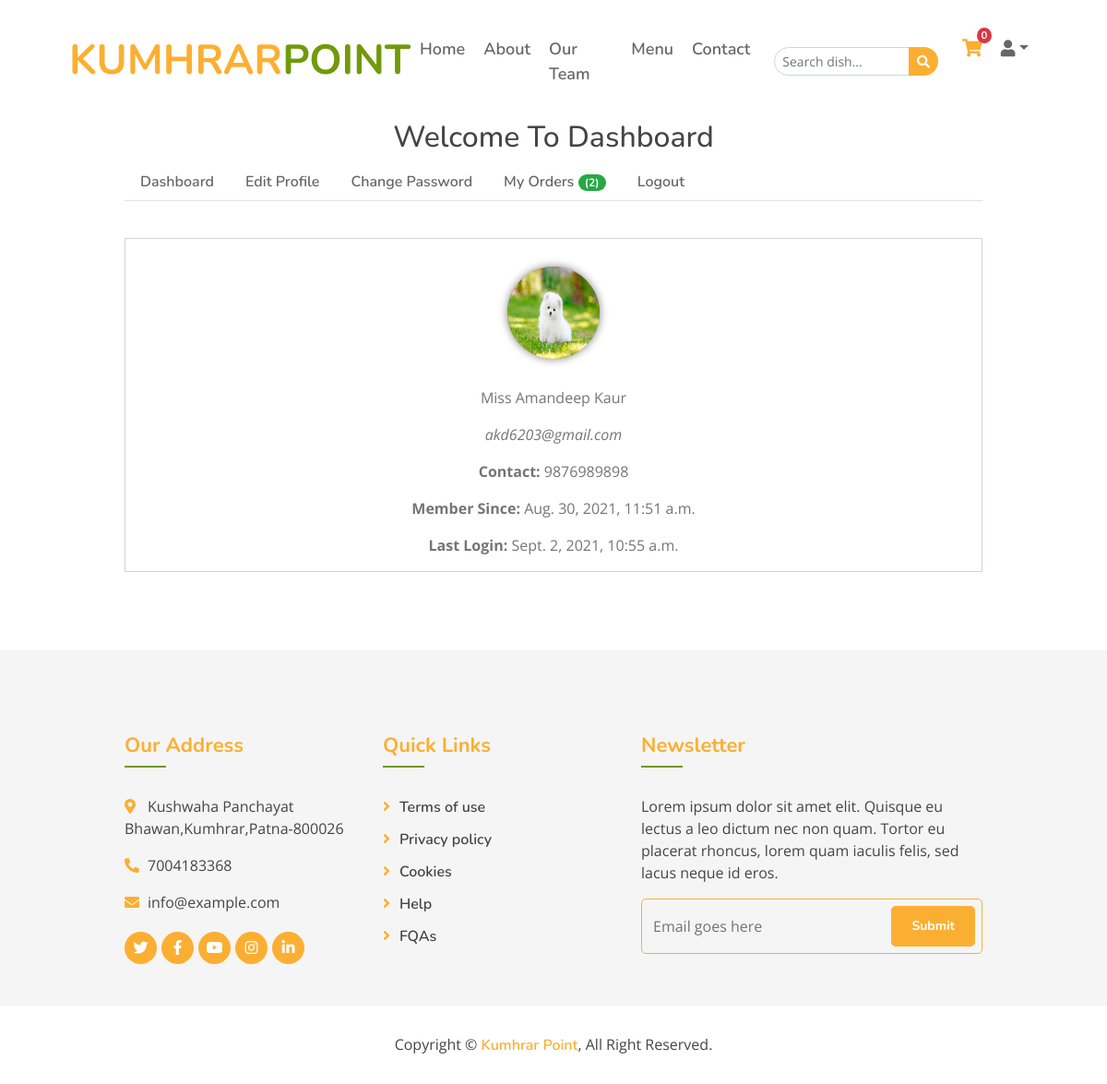
The app's page /dashboard/ (signed in) with its own data.
### myapp/models.py (models this page shows, shortened)
class Profile(models.Model):
    user = models.OneToOneField(User, on_delete=models.CASCADE)
    profile_pic = models.ImageField(upload_to='profiles/%Y/%m/%d', null=True, blank=True)
    contact_number = models.CharField(max_length=15, null=True, blank=True)
    address = models.TextField(blank=True)
    updated_on = models.DateTimeField(auto_now=True)
    class Meta:
        verbose_name_plural="Profile Table"

### myapp/views.py (the view, shortened to what this page needs)
# urls.py: path('dashboard/', views.dashboard, name='dashboard'),
def dashboard(request):
    context={}
    login_user = get_object_or_404(User, id = request.user.id)
    profile, created = Profile.objects.get_or_create(user=request.user)
    context['profile'] = profile
    orders = Order.objects.filter(customer__user__id=request.user.id).order_by('-id')
    context['orders']=orders
    return render(request, 'dashboard.html', context)

### template/dashboard.html (shortened to what this page needs)
{% extends "base.html" %}
{% block content %}
<section id="mu-contact" style="padding-top:100px;">
    <div class="container">
        <div class="row">
            <div class="col-md-12">
                <div class="mu-contact-area">
                    <div class="mu-heading-area text-center">
                        <h2 class="mu-heading-title" style="margin-top: 30px;">Welcome To Dashboard</h2>
                    </div>
                    <div class="mu-contact-content">
                        <ul class="nav nav-tabs">
                            <li class="nav-item">
                                <a href="#dash" class="nav-link" data-toggle="tab">Dashboard</a>
                            </li>
                            <li class="nav-item">
                                <a href="#edit" class="nav-link" data-toggle="tab">Edit Profile</a>
                            </li>
                            <li class="nav-item">
                                <a href="#cpass" class="nav-link" data-toggle="tab">Change Password</a>
                            </li>
                            <li class="nav-item">
                                <a href="#orders" class="nav-link" data-toggle="tab">My Orders
                                    <span class="badge badge-success badge-pill">({{orders|length}})</span>
                                </a>
                            </li>
                            <li class="nav-item">
                                <a href="{% url 'logout' %}" class="nav-link" >Logout</a>
                            </li>
                        </ul>
                        <div class="tab-content">
                            <div class="tab-pane container-fluid active" id="dash">
                                <div class="row">
                                    <div class="col-md-12 text-center dash-content">
                                        {% if profile.profile_pic %}
                                        <a href="/media/{{profile.profile_pic}}"><img src="/media/{{profile.profile_pic}}" alt="" class="pic"></a>
                                        {% else %}
                                        <span class='pic'>{{profile.user.first_name.0}}</span>
                                        {% endif %}
                                        <p>{{user.first_name}}</p>
                                        <p><em>{{user.email}}</em></p>
                                        <p><strong>Contact: </strong>{{profile.contact_number}}</p>
                                        <p><strong>Member Since: </strong>{{user.date_joined}}</p>
                                        <p><strong>Last Login: </strong>{{user.last_login}}</p>
                                    </div>
                                </div>
                            </div>
                        </div>
                    </div>
                </div>
            </div>
        </div>
    </div>
</section>
{% endblock %}

### template/base.html (shortened to what this page needs)
<!DOCTYPE html>
{% load static %}
<html lang="en">
    <head>
        <link href="https://stackpath.bootstrapcdn.com/bootstrap/4.4.1/css/bootstrap.min.css" rel="stylesheet">
        <link href="https://cdnjs.cloudflare.com/ajax/libs/font-awesome/5.10.0/css/all.min.css" rel="stylesheet">
        <link href="/static/lib/animate/animate.min.css" rel="stylesheet">
        <link href="/static/lib/owlcarousel/assets/owl.carousel.min.css" rel="stylesheet">
        <link href="/static/lib/flaticon/font/flaticon.css" rel="stylesheet">
        <link href="/static/lib/tempusdominus/css/tempusdominus-bootstrap-4.min.css" rel="stylesheet" />
        <link href="/static/css/style.css" rel="stylesheet">
    </head>
    <body>
        <div class="navbar navbar-expand-lg bg-light navbar-light">
            <div class="container-fluid">
                <a href="{% url 'index' %}" class="navbar-brand">KUMHRAR<span>POINT</span></a>
                <div class="collapse navbar-collapse justify-content-between" id="navbarCollapse">
                    <div class="navbar-nav mx-auto">
                        <a href="{% url 'index' %}" class="nav-item nav-link active">Home</a>
                        <a href="{% url 'about' %}" class="nav-item nav-link">About</a>
                        <a href="{% url 'team' %}" class="nav-item nav-link">Our Team</a>
                        <a href="{% url 'all_dishes' %}" class="nav-item nav-link">Menu</a>
                        <a href="{% url 'contact' %}" class="nav-item nav-link">Contact</a>
                        <form action="/search/" method="GET" class="d-flex align-items-center ml-lg-3 mt-2 mt-lg-0">
    <div class="input-group">
        <input type="text" name="q" class="form-control form-control-sm" placeholder="Search dish..." style="border-radius: 20px 0 0 20px;">
        <div class="input-group-append">
            <button class="btn btn-sm btn-custom" type="submit" style="border-radius: 0 20px 20px 0; background: #fbaf32; color: #fff;">
                <i class="fa fa-search"></i>
            </button>
        </div>
    </div>
</form>
<a href="{% url 'cart' %}" class="nav-item nav-link ml-lg-3" style="position: relative;">
    <i class="fas fa-shopping-cart" style="font-size: 1.2rem; color: #fbaf32;"></i>
    <span class="badge badge-danger" style="position: absolute; top: 0; right: 0; border-radius: 50%; font-size: 0.7rem;">
        {% if request.user.is_authenticated %}
            {{ request.user.cart_set.count }}
        {% else %}
            0
        {% endif %}
    </span>
</a>
                        {% if user.is_authenticated %}
                        <div class="nav-item dropdown">
                            <a href="#" class="nav-link dropdown-toggle" data-toggle="dropdown"><i class="fas fa-user"></i></a>
                        </div>
                        {% else %}
                        <a href="{% url 'register' %}" class="nav-link" ><i class="fas fa-user"></i></a>
                        {% endif %}
                    </div>
                </div>
            </div>
        </div>
        {% block content %}
        {% endblock %}
        <div class="footer">
            <div class="container">
                <div class="row">
                    <div class="col-lg-7">
                        <div class="row">
                            <div class="col-md-6">
                                <div class="footer-contact">
                                    <h2>Our Address</h2>
                                    <p><i class="fa fa-map-marker-alt"></i>Kushwaha Panchayat Bhawan,Kumhrar,Patna-800026</p>
                                    <p><i class="fa fa-phone-alt"></i>7004183368</p>
                                    <p><i class="fa fa-envelope"></i>info@example.com</p>
                                    <div class="footer-social">
                                        <a href=""><i class="fab fa-twitter"></i></a>
                                        <a href="https://www.facebook.com/SachTechSol/" target="_blank"><i class="fab fa-facebook-f"></i></a>
                                        <a href=""><i class="fab fa-youtube"></i></a>
                                        <a href=""><i class="fab fa-instagram"></i></a>
                                        <a href=""><i class="fab fa-linkedin-in"></i></a>
                                    </div>
                                </div>
                            </div>
                            <div class="col-md-6">
                                <div class="footer-link">
                                    <h2>Quick Links</h2>
                                    <a href="">Terms of use</a>
                                    <a href="">Privacy policy</a>
                                    <a href="">Cookies</a>
                                    <a href="">Help</a>
                                    <a href="">FQAs</a>
                                </div>
                            </div>
                        </div>
                    </div>
                    <div class="col-lg-5">
                        <div class="footer-newsletter">
                            <h2>Newsletter</h2>
                            <p>
                                Lorem ipsum dolor sit amet elit. Quisque eu lectus a leo dictum nec non quam. Tortor eu placerat rhoncus, lorem quam iaculis felis, sed lacus neque id eros.
                            </p>
                            <div class="form">
                                <input class="form-control" placeholder="Email goes here">
                                <button class="btn custom-btn">Submit</button>
                            </div>
                        </div>
                    </div>
                </div>
            </div>
            <div class="copyright">
                <div class="container">
                    <p>Copyright &copy; <a href="#">Kumhrar Point</a>, All Right Reserved.</p>
                </div>
            </div>
        </div>
    </body>
</html>

### static/css/style.css (style rules this page uses)
body { color: #757575; background: #ffffff; font-family: 'open sans', sans-serif; }
html, body { height: 100%; margin: 0; padding: 0; }
h1, h2, h3, h4, h5, h6 { color: #454545; font-family: 'Nunito', sans-serif; }
a { font-family: 'Nunito', sans-serif; font-weight: 600; color: #fbaf32; transition: .3s; }
.btn.custom-btn { padding: 12px 25px; font-family: 'Nunito', sans-serif; font-size: 16px; font-weight: 600; color: #ffffff; background: #fbaf32; border: 2px solid #fbaf32; border-radius: 5px; transition: .5s; }
.container-fluid { width: 100%; }
.navbar { position: relative; transition: .5s; z-index: 999; }
.navbar .navbar-brand { margin: 0; color: #ffb302; font-size: 45px; line-height: 0px; font-weight: 700; font-family: 'Nunito', sans-serif; transition: .5s; }
.navbar .navbar-brand span { color: #719a0a; }
@media (min-width: 992px) { .navbar { position: absolute; width: 100%; padding: 30px 60px; background: transparent !important; z-index: 9; } }
@media (min-width: 992px) { .navbar .navbar-brand { color: #fbaf32; } }
@media (min-width: 992px) { .navbar-light .navbar-nav .nav-link, .navbar-light .navbar-nav .nav-link:focus { padding: 10px 10px 8px 10px; font-family: 'Nunito', sans-serif; font-size: 18px; font-weight: 600; color:#ffffff; } }
@media (min-width: 992px) { .navbar-light .navbar-nav .nav-link:hover, .navbar-light .navbar-nav .nav-link.active { color: #fbaf32; } }
.footer { position: relative; margin-top: 45px; padding-top: 90px; background: rgba(0, 0, 0, .04); }
.footer .footer-contact, .footer .footer-link, .footer .footer-newsletter { position: relative; margin-bottom: 45px; color: #454545; }
.footer .footer-contact h2, .footer .footer-link h2, .footer .footer-newsletter h2 { position: relative; margin-bottom: 30px; padding-bottom: 10px; font-size: 22px; font-weight: 700; color: #fbaf32; }
.footer .footer-contact h2::after, .footer .footer-link h2::after, .footer .footer-newsletter h2::after { position: absolute; content: ""; width: 45px; height: 2px; bottom: 0; left: 0; background: #719a0a; }
.footer .footer-link a { display: block; margin-bottom: 10px; color: #454545; transition: .3s; }
.footer .footer-link a::before { position: relative; content: "\f105"; font-family: "Font Awesome 5 Free"; font-weight: 900; margin-right: 10px; color: #fbaf32; }
.footer .footer-contact p i { width: 25px; color: #fbaf32; }
.footer .footer-social { position: relative; margin-top: 20px; display: flex; }
.footer .footer-social a { display: inline-block; margin-right: 5px; width: 35px; height: 35px; display: flex; align-items: center; justify-content: center; background: #fbaf32; border-radius: 35px; font-size: 16px; color: #ffffff; }
.footer .footer-social a:last-child { margin: 0; }
.footer .footer-newsletter .form { position: relative; width: 100%; }
.footer .footer-newsletter input { height: 60px; background: transparent; border: 1px solid #fbaf32; border-radius: 5px; }
.footer .footer-newsletter .btn { position: absolute; top: 8px; right: 8px; height: 44px; padding: 8px 20px; font-size: 14px; font-weight: 700; }
.footer .copyright { position: relative; width: 100%; padding: 30px 0; text-align: center; background: #ffffff; }
.footer .copyright p { margin: 0; display: inline-block; color: #454545; }
.footer .copyright p a { color: #fbaf32; }

### template/dashboard.html (style rules this page uses)
.nav-link { color:#666666 !important; }
.dash-content { border:1px solid lightgray; margin:40px 0px; }
.dash-content .pic { background-color: gray; color: white; display: inline-block; height: 100px;width: 100px; border-radius: 50%; margin: 30px 0px; font-size: 30px; text-align: center; line-height: 100px; box-shadow: 0px 0px 10px gray; }
.container { width: 80%; }

### records on screen
Profile: profile_pic (picture), contact_number "9876989898"

### other values on screen
{{ request.user.cart_set.count }} "0"
{{ orders|length }} "2"
{{ user.first_name }} "Miss Amandeep Kaur"
{{ user.email }} "akd6203@gmail.com"
{{ user.date_joined }} "Aug. 30, 2021, 11:51 a.m."
{{ user.last_login }} "Sept. 2, 2021, 10:55 a.m."
